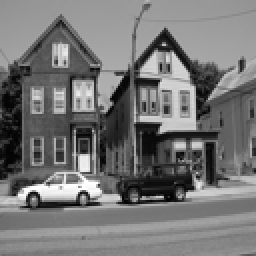
%> input picture final-project/repositories/High_level_synthesis_for_Image_Deblurring_Processor/2020MSOC_Final-main/tb_log/G_ground.bmp, 128 x 128 px (shown 2 times larger)
$ octave hist.m   (GNU Octave 9; MATLAB toolbox functions it lacks are replaced by stand-ins)
%> lines starting %> are read from the running program, lines starting %| are printed output that depends on the picture
img=imread("G_ground.bmp");
%> img is the input picture: size 128x128 uint8; min 1, max 255, mean 117.3
subplot(1,2,1),histogram(img)
img=imread("deblur_G.bmp");
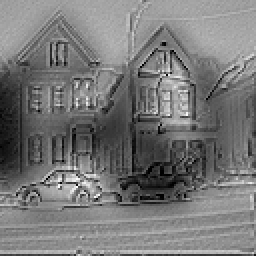
%> input picture final-project/repositories/High_level_synthesis_for_Image_Deblurring_Processor/2020MSOC_Final-main/tb_log/deblur_G.bmp, 128 x 128 px (shown 2 times larger)
%> img is the input picture: size 128x128 uint8; min 0, max 255, mean 119.3
subplot(1,2,2),histogram(img)
%> after `histogram(img)`:
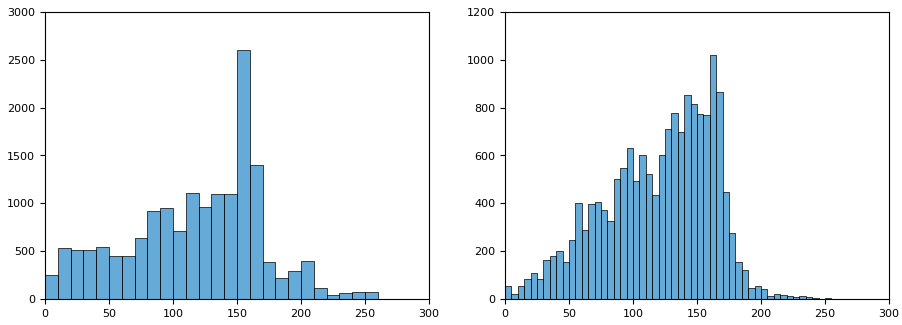
%> figure redrawn from the program's plot data, 2 panels; panel 1: tallest bar 2601 high, from x = 150 to 160; panel 2: tallest bar 1019 high, from x = 160 to 165
